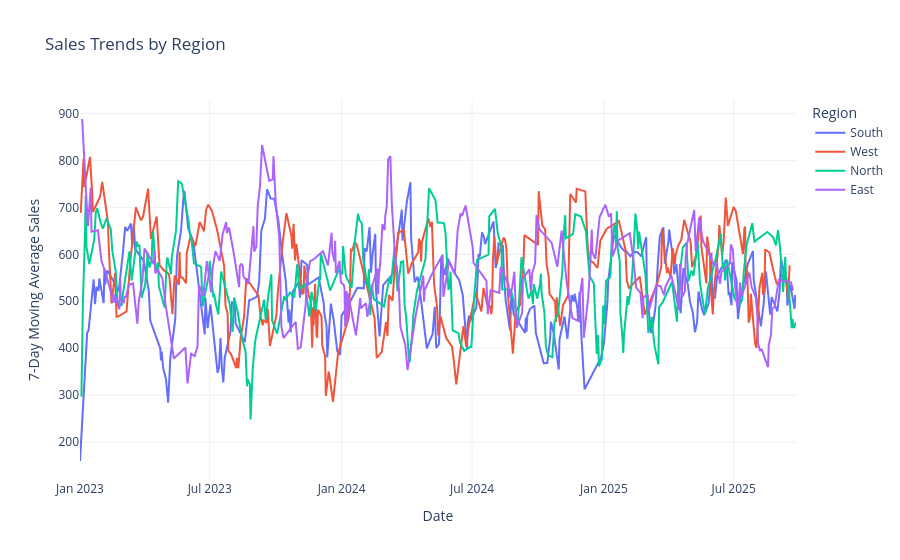

Notebook cell for this chart:
### Code cell
# Interactively update the plot
response = agent.process_message("Can you add a title 'Sales Trends by Region' and smooth the lines by making them a 7 day moving average?")
fig = agent.get_figure()
fig.show()

### Figure 1 — Plotly figure (JSON) as saved in the notebook; plotly's stock layout.template omitted (floating-point values rounded to 4 significant figures; data arrays with more than 128 entries replaced by an {"elided": "..."} marker saying what was removed)
{"data": [{"hovertemplate": "Region=South<br>Date=%{x}<br>7-Day Moving Average Sales=%{y}<extra></extra>", "legendgroup": "South", "line": {"color": "#636efa", "dash": "solid"}, "marker": {"symbol": "circle"}, "mode": "lines", "name": "South", "orientation": "v", "showlegend": true, "type": "scatter", "x": {"elided": "249 str values"}, "xaxis": "x", "y": {"elided": "249 float values"}, "yaxis": "y"}, {"hovertemplate": "Region=West<br>Date=%{x}<br>7-Day Moving Average Sales=%{y}<extra></extra>", "legendgroup": "West", "line": {"color": "#EF553B", "dash": "solid"}, "marker": {"symbol": "circle"}, "mode": "lines", "name": "West", "orientation": "v", "showlegend": true, "type": "scatter", "x": {"elided": "249 str values"}, "xaxis": "x", "y": {"elided": "249 float values"}, "yaxis": "y"}, {"hovertemplate": "Region=North<br>Date=%{x}<br>7-Day Moving Average Sales=%{y}<extra></extra>", "legendgroup": "North", "line": {"color": "#00cc96", "dash": "solid"}, "marker": {"symbol": "circle"}, "mode": "lines", "name": "North", "orientation": "v", "showlegend": true, "type": "scatter", "x": {"elided": "273 str values"}, "xaxis": "x", "y": {"elided": "273 float values"}, "yaxis": "y"}, {"hovertemplate": "Region=East<br>Date=%{x}<br>7-Day Moving Average Sales=%{y}<extra></extra>", "legendgroup": "East", "line": {"color": "#ab63fa", "dash": "solid"}, "marker": {"symbol": "circle"}, "mode": "lines", "name": "East", "orientation": "v", "showlegend": true, "type": "scatter", "x": {"elided": "229 str values"}, "xaxis": "x", "y": {"elided": "229 float values"}, "yaxis": "y"}], "layout": {"legend": {"title": {"text": "Region"}, "tracegroupgap": 0}, "title": {"text": "Sales Trends by Region"}, "xaxis": {"anchor": "y", "domain": [0.0, 1.0], "title": {"text": "Date"}}, "yaxis": {"anchor": "x", "domain": [0.0, 1.0], "title": {"text": "7-Day Moving Average Sales"}}}}
